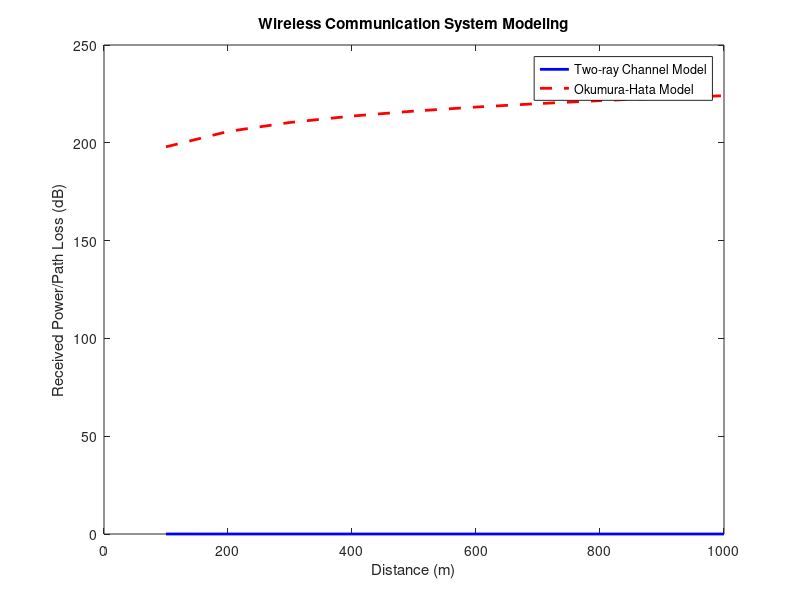

This figure's MATLAB source:
clc;
clear;
close all;
frequency = 900e6;
transmitterHeight = 55;
receiverHeight = 15;
distance = 100:100:1000;
Pt = 1;
Gt = 1;
Gr = 1;
L = 1;
Pr_two_ray = Pt * (Gt * Gr * (transmitterHeight * receiverHeight)^2) ./ (distance.^4 * L);
A = 69.55;
B = 26.16;
C = 13.82;
D = 44.9;
X = 6.55;
hb = 30;
PL_okumura_hata = A + B * log10(distance) + C * log10(frequency/1e6) + D - X * log10(hb);
figure;
plot(distance, Pr_two_ray, 'b-', 'LineWidth', 2);
hold on;
plot(distance, PL_okumura_hata, 'r--', 'LineWidth', 2);
xlabel('Distance (m)');
ylabel('Received Power/Path Loss (dB)');
legend('Two-ray Channel Model', 'Okumura-Hata Model');
title('Wireless Communication System Modeling');
